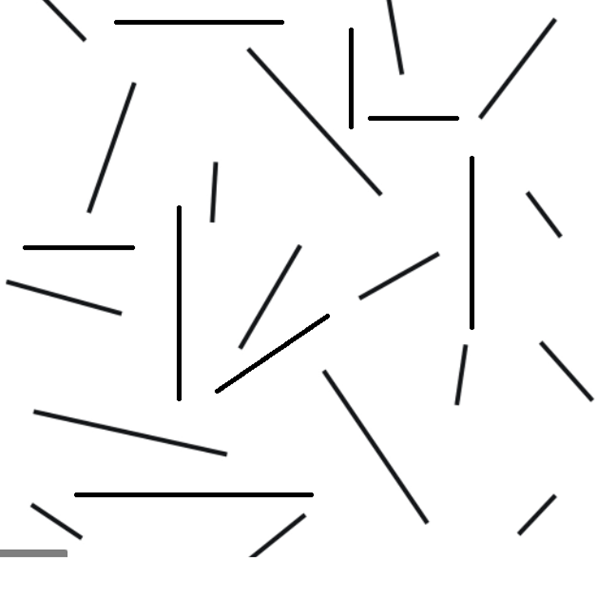
#> input picture Journals/Journal 10/Image.png, 616 x 592 px
$ jupyter execute Task.ipynb
#> lines starting #> are read from the running program, lines starting #| are printed output that depends on the picture
# Using Horizontal Filter

[cell 1]
import cv2 as cv
import numpy as np
import matplotlib.pyplot as plt

img = cv.imread('Image.png')
#> img is the input picture: shape (592, 616, 3); mean B, G, R 245.7, 245.6, 245.5
img_gray = cv.cvtColor(img, cv.COLOR_BGR2GRAY)
kernel = np.array([[-1,-1,-1],
                  [2,2,2],
                  [-1,-1,-1]])

img_blur = cv.GaussianBlur(img_gray, (3,3), 0)
output = cv.filter2D(src=img_blur, kernel=kernel, ddepth=-1 )
plt.imshow(cv.cvtColor(output, cv.COLOR_BGR2RGB))

# Using -45 Degree Filter

[cell 2]
import cv2 as cv
import numpy as np
import matplotlib.pyplot as plt

img = cv.imread('Image.png')
img_gray = cv.cvtColor(img, cv.COLOR_BGR2GRAY)
kernel = np.array([[2,-1,-1],
                  [-1,2,-1],
                  [-1,-1,2]])

img_blur = cv.GaussianBlur(img_gray, (3,3), 0)
output = cv.filter2D(src=img_blur, kernel=kernel, ddepth=-1 )
plt.imshow(cv.cvtColor(output, cv.COLOR_BGR2RGB))

# Using Vertical Filter

[cell 3]
import cv2 as cv
import numpy as np
import matplotlib.pyplot as plt

img = cv.imread('Image.png')
img_gray = cv.cvtColor(img, cv.COLOR_BGR2GRAY)
kernel = np.array([[-1,2,-1],
                  [-1,2,-1],
                  [-1,-2, -1]])

img_blur = cv.GaussianBlur(img_gray, (3,3), 0)
output = cv.filter2D(src=img_blur, kernel=kernel, ddepth=-1 )
#> output: shape (592, 616); every value is 0
plt.imshow(cv.cvtColor(output, cv.COLOR_GRAY2RGB))

# Using 45 degree kernel

[cell 4]
import cv2 as cv
import numpy as np
import matplotlib.pyplot as plt

img = cv.imread('Image.png')
img_gray = cv.cvtColor(img, cv.COLOR_BGR2GRAY)
kernel = np.array([[-1,-1,2],
                  [-1,2,-1],
                  [2,-1, -1]])

img_blur = cv.GaussianBlur(img_gray, (3,3), 0)
output = cv.filter2D(src=img_blur, kernel=kernel, ddepth=-1 )
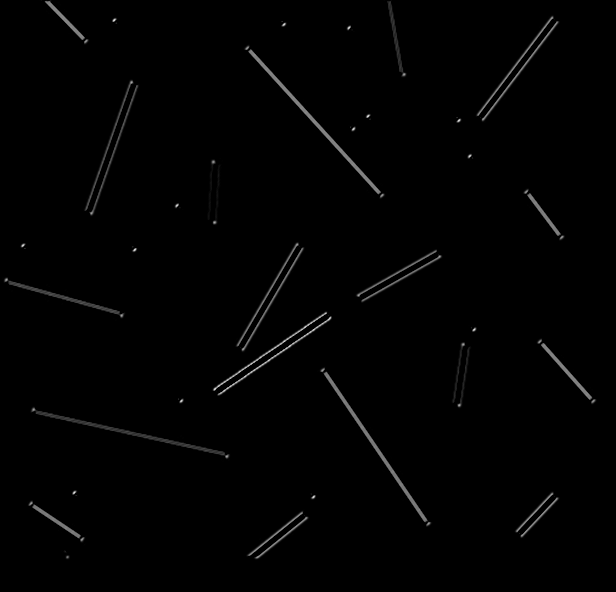
#> output: shape (592, 616); min 0, max 230, mean 2.1
plt.imshow(cv.cvtColor(output, cv.COLOR_GRAY2RGB))

# Using Manual Filters

[cell 5]
import cv2 as cv
import numpy as np
import matplotlib.pyplot as plt

img = cv.imread('Image2.png')
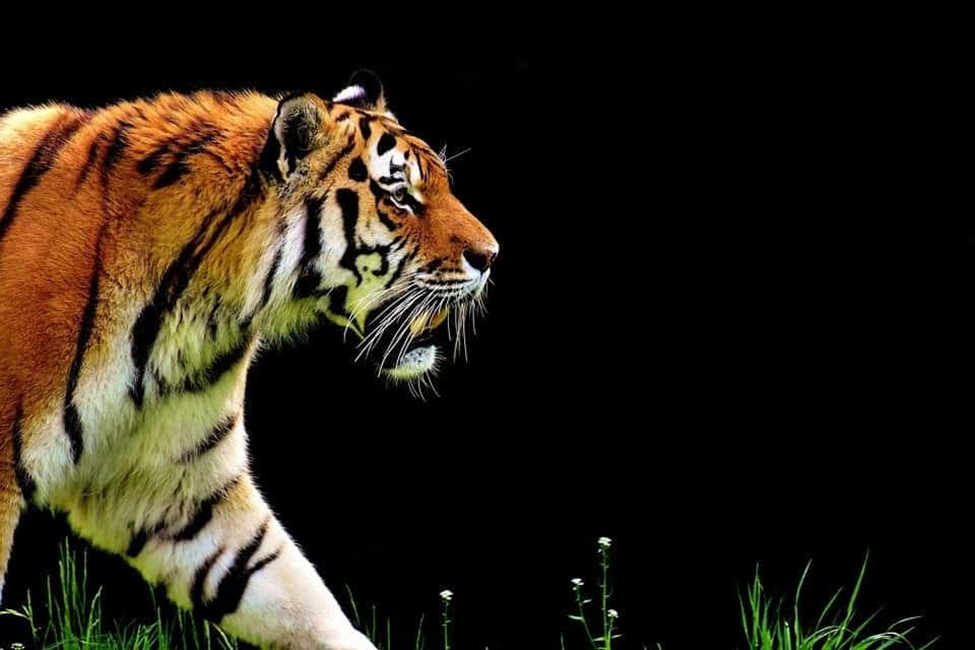
#> input picture Journals/Journal 10/Image2.png, 975 x 650 px
#> img is the input picture: shape (650, 975, 3); mean B, G, R 21.1, 32.3, 39.7
img_gray = cv.cvtColor(img, cv.COLOR_BGR2GRAY)
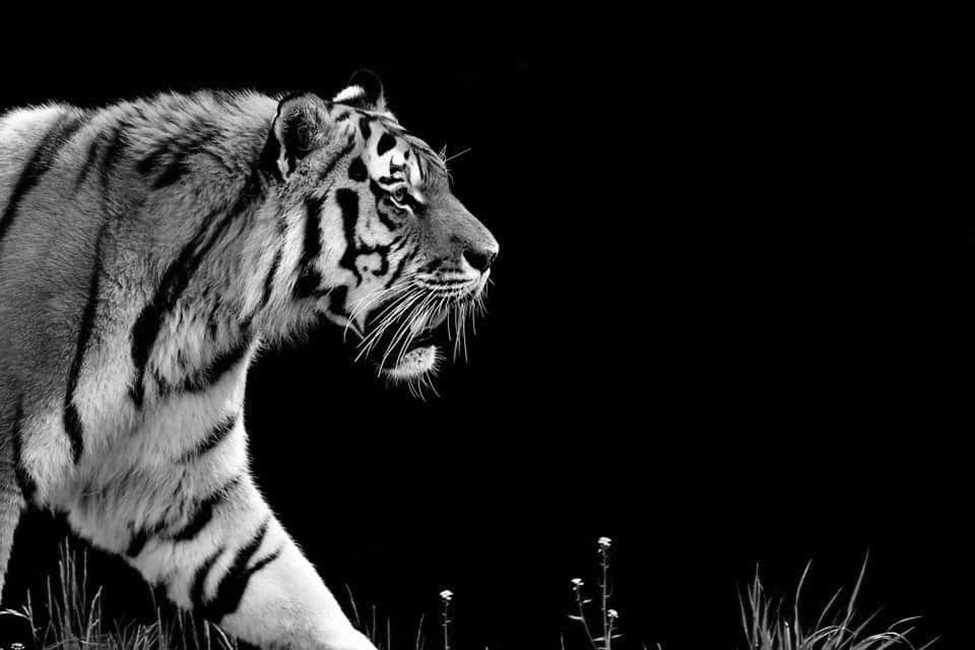
#> img_gray: shape (650, 975); min 0, max 255, mean 33.2
kernel = np.array([[-1,-1,-1], # This is horizontal my boy
                  [2,2,2],
                  [-1,-1, -1]])
kernel2 = np.array([[-1,2,-1], # This is Vertical
                  [-1,2,-1],
                  [-1,2, -1]])

img_blur = cv.GaussianBlur(img_gray, (3,3), 0)
#> img_blur: shape (650, 975)
outputx = cv.filter2D(src=img_blur, kernel=kernel2, ddepth=-1 )
outputy= cv.filter2D(src=img_blur, kernel=kernel, ddepth=-1)

output = cv.add(outputx,outputy)
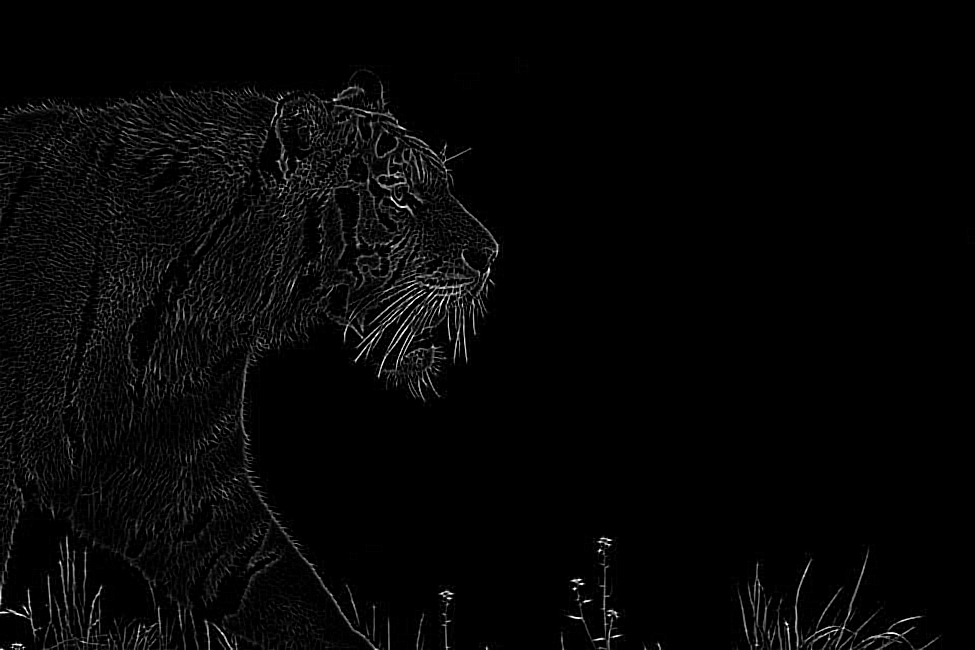
#> output: shape (650, 975); min 0, max 255, mean 6.1

plt.imshow(cv.cvtColor(output, cv.COLOR_GRAY2RGB))

# Using Sobel Filter

[cell 6]
import cv2 as cv
import numpy as np
import matplotlib.pyplot as plt

img = cv.imread('Image2.png')
img_gray = cv.cvtColor(img, cv.COLOR_BGR2GRAY)
img_blur = cv.GaussianBlur(img_gray, (3,3), 0)
sobelx = cv.Sobel(src=img_blur, ddepth=-1, dx=1, dy=0, ksize=5)
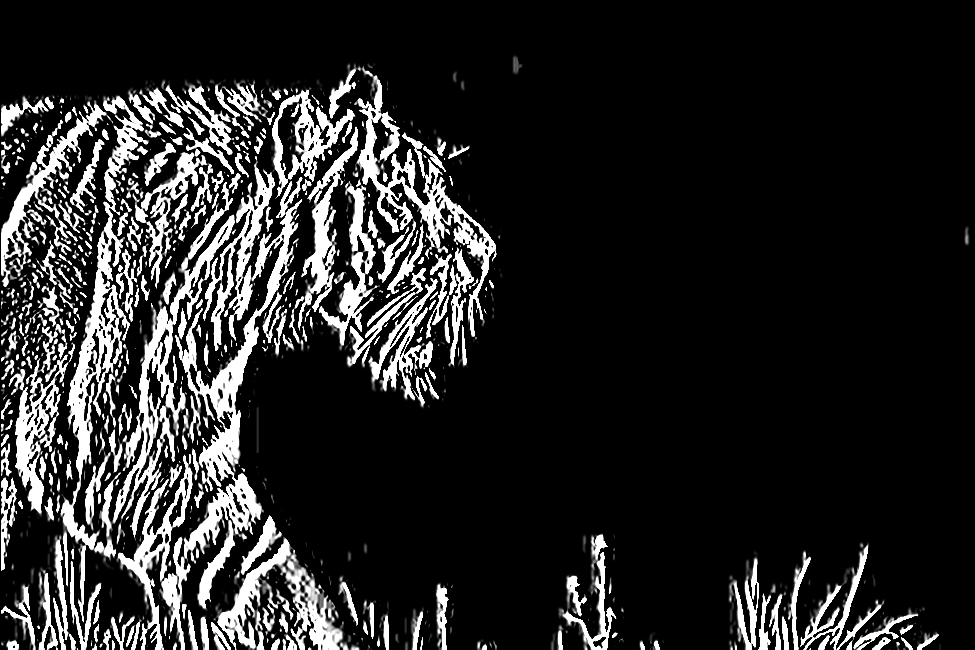
#> sobelx: shape (650, 975); min 0, max 255, mean 38.9
sobely = cv.Sobel(src=img_blur, ddepth=-1, dx=0, dy=1, ksize=5)
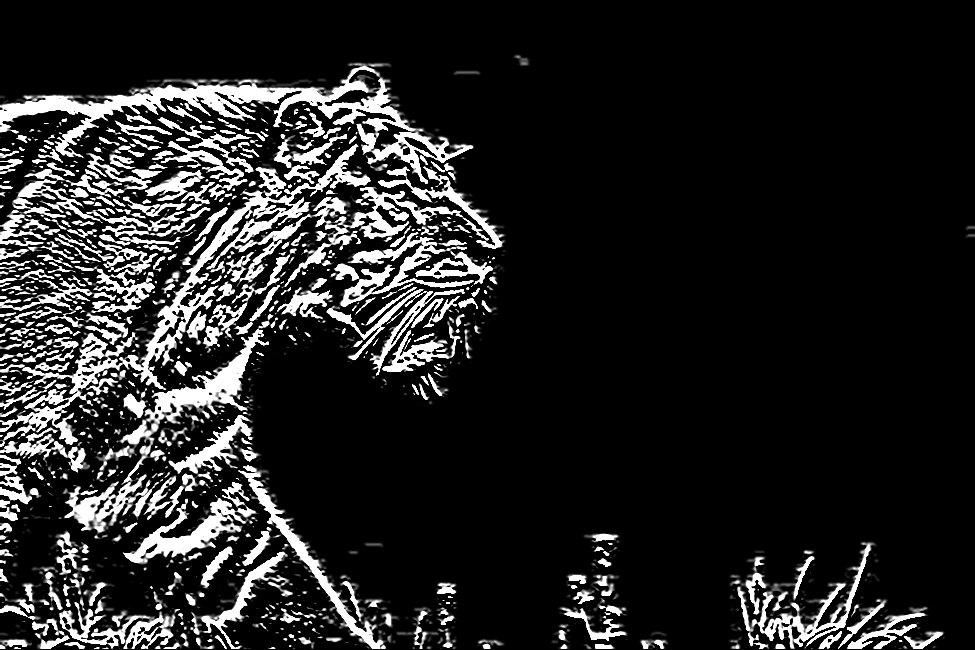
#> sobely: shape (650, 975); min 0, max 255, mean 36.3
sobelxy = cv.Sobel(src=img_blur, ddepth=-1, dx=1, dy=1, ksize=5)

plt.imshow(cv.cvtColor(sobelxy, cv.COLOR_BGR2RGB))

# Task where manually analysing what to do

[cell 7]
import cv2 as cv
import numpy as np
import matplotlib.pyplot as plt

img = cv.imread('Image3.png')
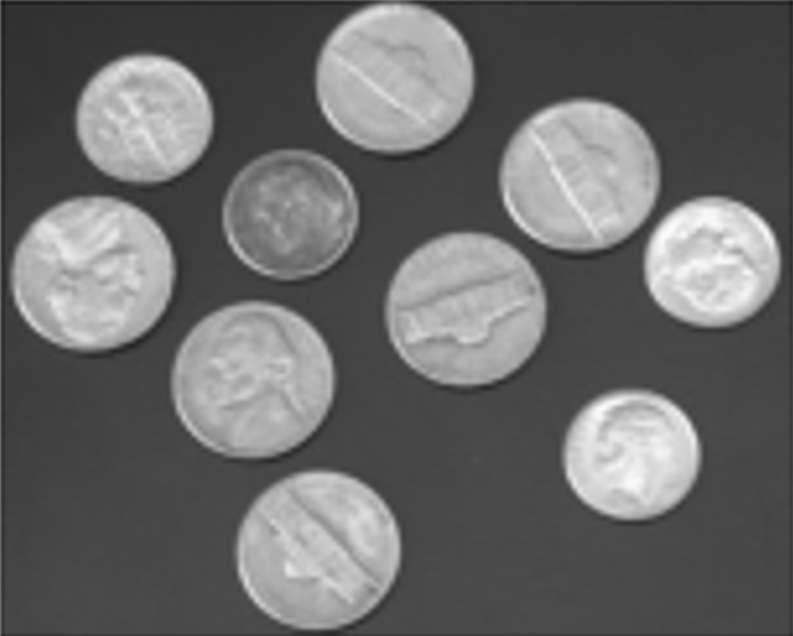
#> input picture Journals/Journal 10/Image3.png, 793 x 636 px
#> img is the input picture: shape (636, 793, 3); min 18, max 252, mean 105.2
img_gray = cv.cvtColor(img, cv.COLOR_BGR2GRAY)
#> img_gray: shape (636, 793)
img_blur = cv.GaussianBlur(img_gray, (3,3), 0)
#> img_blur: shape (636, 793)

sobelxy = cv.Sobel(src=img_blur, ddepth=-1, dx=1, dy=1, ksize=5)
#> sobelxy: shape (636, 793)

ekernel = np.ones((2, 2), np.uint8)

dilated = cv.dilate(sobelxy, ekernel, iterations=2)
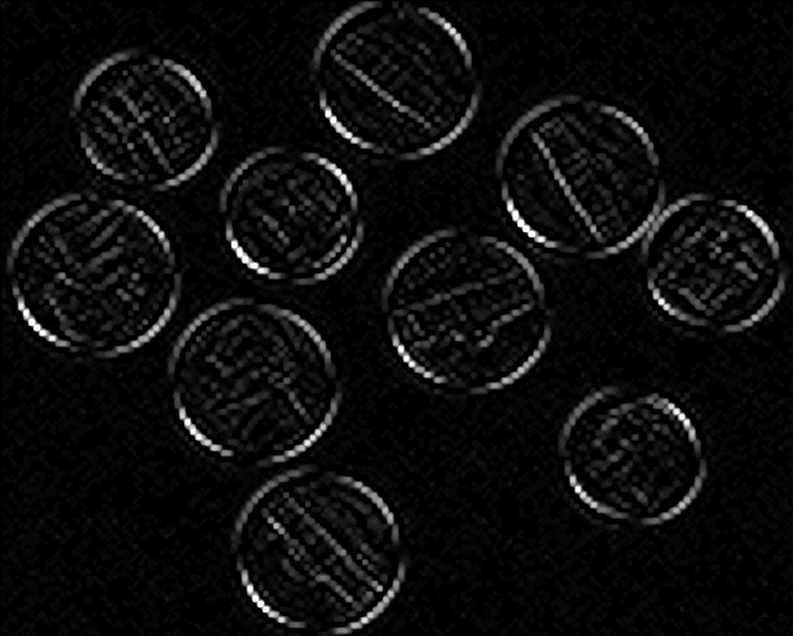
#> dilated: shape (636, 793); min 0, max 255, mean 13.1

plt.imshow(cv.cvtColor(dilated, cv.COLOR_BGR2RGB))
